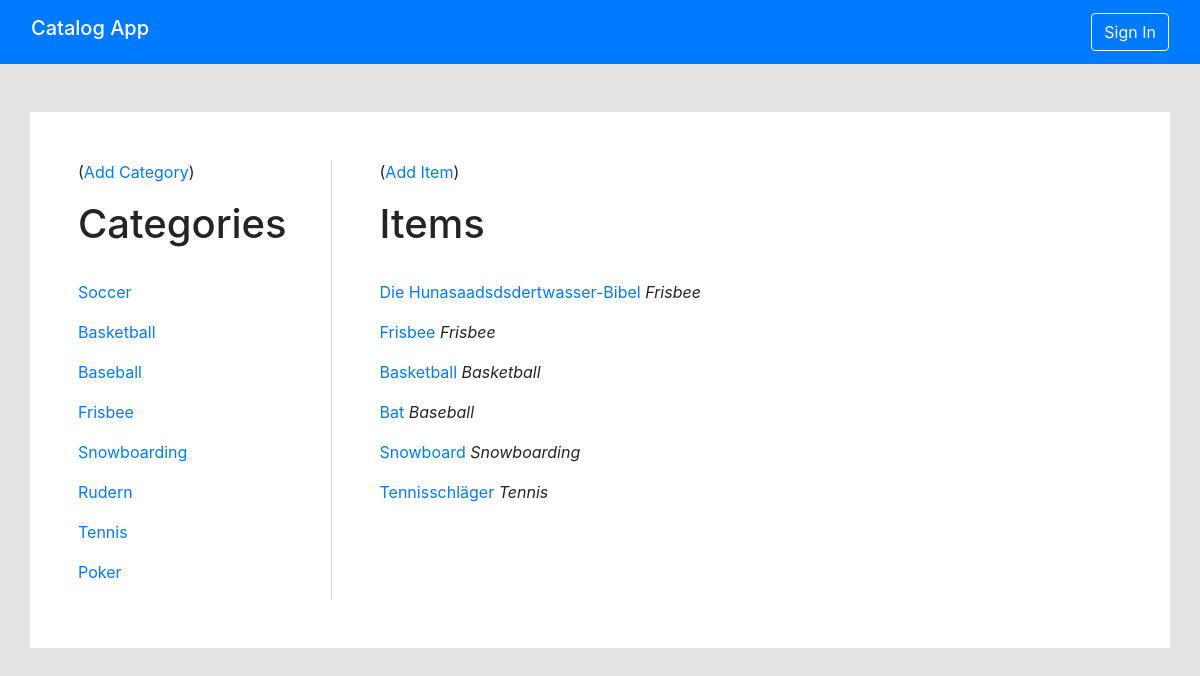
The app's page /catalog/, older data.
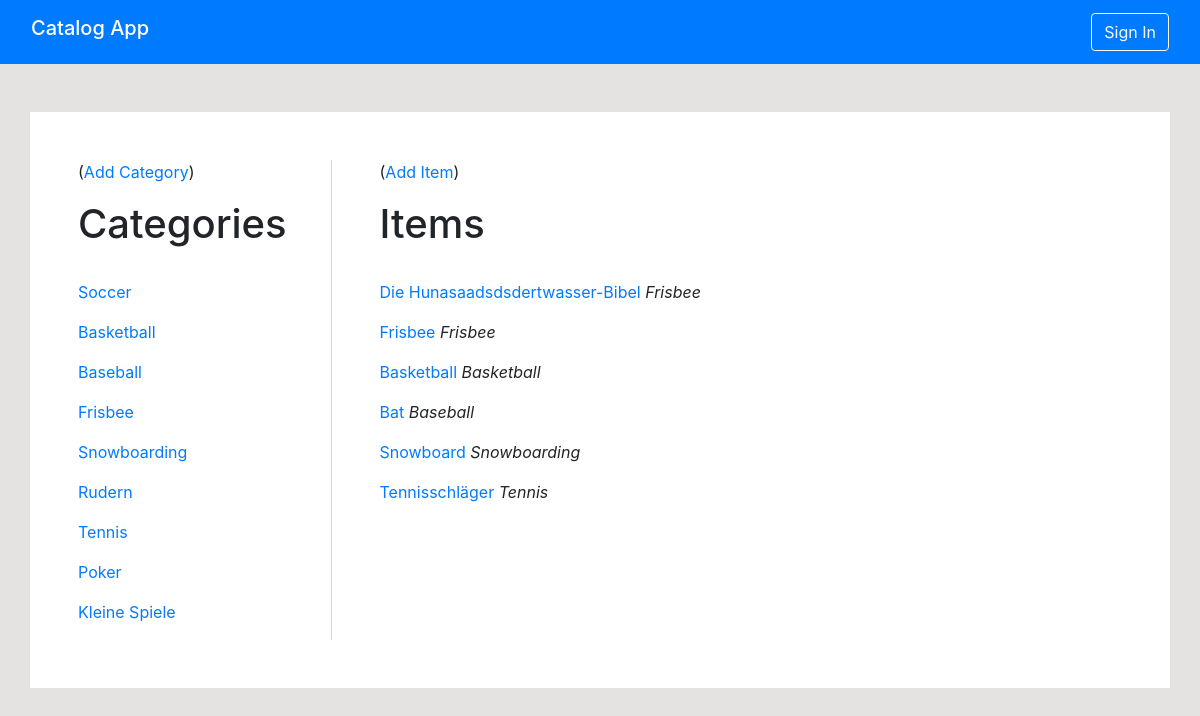
The same page, newer data.
### app/models.py (models this page shows, shortened)
class Category(db.Model):
	id = db.Column(db.Integer, primary_key=True)
	title = db.Column(db.String(64), index=True, unique=True)
	items = db.relationship('Item', backref='category', lazy='dynamic')

class Item(db.Model):
	id = db.Column(db.Integer, primary_key=True)
	title = db.Column(db.String(64), index=True, unique=True)
	description = db.Column(db.String(140))
	category_id = db.Column(db.Integer(), db.ForeignKey('category.id'))

### app/routes.py (the view)
@app.route('/')
@app.route('/catalog/')
def index():
	categories = Category.query.all()
	items = Item.query.all()
	return render_template('index.html', title='Catalog App', categories=categories, items=items)

### app/templates/index.html
{% extends "base.html" %}
{% block content %}
		<div class="row">
			<div class="col-md-3" style="border-right: 1px solid #D6D6D6;">
				(<a href="{{ url_for('add_category') }}">Add Category</a>)
		        <h1 class="pt-3">Categories</h1>
		        <br>
		        {% for category in categories %}
		        <div>
		        	<p>
		        		<a href="{{url_for('category', category_id = category.id)}}">
		        			{{category.title}}
		        		</a>
		        	</p>
		        </div>
	        	{% endfor %}
	        </div>
			<div class="col-md-9  pl-5">
				(<a href="{{ url_for('add') }}">Add Item</a>)
		        <h1 class="pt-3">Items</h1>
		        <br>
		        {% for item in items %}
		        <div>
		        	<p>
			        	<a href="{{ url_for('item', category_id = item.category.id, item_id = item.id)}}">
			        		{{item.title}}
			        	</a>
		        		<span class="font-italic">
		        		{{item.category.title}}
		        		</span>
		        	</p>
		   		</div>
		        {% endfor %}
		    </div>
		</div>
{% endblock %}

### app/templates/base.html (shortened to what this page needs)
<html>
    <head>
        <link rel="stylesheet" href="https://stackpath.bootstrapcdn.com/bootstrap/4.3.1/css/bootstrap.min.css">
    </head>
    <body style="background-color: #E5E2E2;">
    	<nav class="navbar navbar-dark bg-primary">
            <div class="container-fluid">
                <div class="navbar-header">
    				<a class="navbar-brand h1 " href="{{url_for('index')}}">
                        <span> {{title}} </span>
                    </a>
                </div>
                <div class="nav navbar-nav navbar-right">
                    <button id="signinButton" class="btn btn-outline-light">Sign In</button>
                </div>
            </div>
		</nav>
		<div class="container p-5 mt-5" style="background-color: white;">
		{% block content %}
		{% endblock %}
    	</div>
   	</body>
</html>

Row changes from the older to the newer data that the page shows:
added Category: title "Kleine Spiele"
